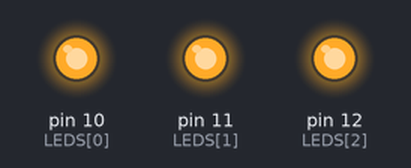
Bench run of a sketch on a simulated Arduino Uno, built with avr-gcc and run on an emulated ATmega328P. Shown: output pins drawn as LEDs (lit = HIGH).

Above: at 0.2 s.
At 1.2 s:
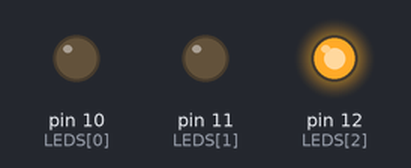
At 2.7 s:
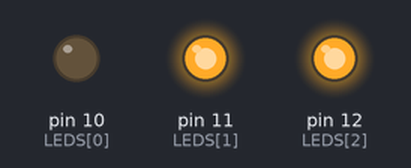
At 3.7 s:
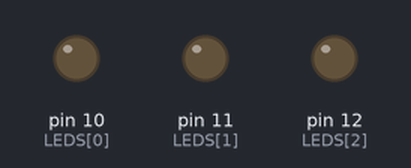
Timing chart, 0 to 4.6 s (numbered marks = the images above):
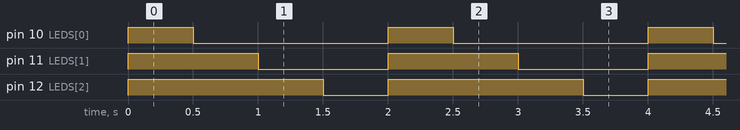

Measured:
- by itself, pin 10 (LEDS[0]): alternates HIGH for 0.50 s and LOW for 1.5 s
- by itself, pin 11 (LEDS[1]): alternates HIGH for 1.0 s and LOW for 1.0 s
- by itself, pin 12 (LEDS[2]): alternates HIGH for 1.5 s and LOW for 0.50 s

The sketch:

01_LED_06.ino
```cpp
// 함수로 분리

int LEDS[] = {10, 11, 12};
int count = 3;

void turnOnALL() {
  for (int i = 0; i < count; i++) {
    digitalWrite(LEDS[i], HIGH);
    // delay(500);
  }
}

void turnOffALL() {
  for (int i = 0; i < count; i++) {
    digitalWrite(LEDS[i], LOW);
    delay(500);
  }
}

void setup() {
  for (int i = 0; i < count; i++) {
    pinMode(LEDS[i], OUTPUT);
  }
}

void loop() {
  turnOnALL();
  delay(500);

  turnOffALL();
}
```
